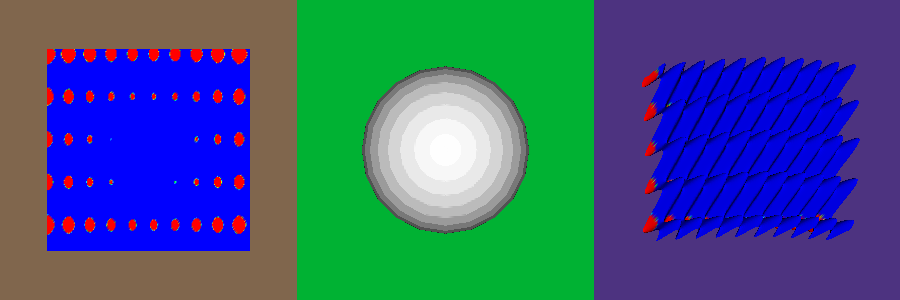

The script that drew this image:
#!/usr/bin/env python
# Demonstrate vtkmWarpScalar with three modes: XY plane, data normal, and custom normal.

import vtkmodules.vtkInteractionStyle  # noqa: F401
import vtkmodules.vtkRenderingOpenGL2  # noqa: F401

from vtkmodules.vtkAcceleratorsVTKmFilters import vtkmWarpScalar
from vtkmodules.vtkCommonCore import vtkFloatArray
from vtkmodules.vtkCommonDataModel import vtkDataObject
from vtkmodules.vtkFiltersSources import vtkSphereSource
from vtkmodules.vtkImagingCore import vtkRTAnalyticSource
from vtkmodules.vtkRenderingCore import (
    vtkActor,
    vtkDataSetMapper,
    vtkRenderWindow,
    vtkRenderWindowInteractor,
    vtkRenderer,
)

# Colors (normalized RGB).
brown_rgb = (0.5, 0.4, 0.3)
green_rgb = (0.0, 0.7, 0.2)
purple_rgb = (0.3, 0.2, 0.5)

# --- Viewport 0: XY plane warp ---
xy_source = vtkRTAnalyticSource()
xy_source.SetWholeExtent(-100, 100, -100, 100, 1, 1)
xy_source.SetCenter(0, 0, 0)
xy_source.SetMaximum(255)
xy_source.SetStandardDeviation(0.5)
xy_source.SetXFreq(60)
xy_source.SetYFreq(30)
xy_source.SetZFreq(40)
xy_source.SetXMag(10)
xy_source.SetYMag(18)
xy_source.SetZMag(5)
xy_source.SetSubsampleRate(1)

xy_warp_scalar = vtkmWarpScalar()
xy_warp_scalar.SetScaleFactor(2)
xy_warp_scalar.XYPlaneOn()
xy_warp_scalar.SetNormal(1, 0, 0)  # should be ignored
xy_warp_scalar.SetInputConnection(xy_source.GetOutputPort())

xy_mapper = vtkDataSetMapper()
xy_mapper.SetInputConnection(xy_warp_scalar.GetOutputPort())

xy_actor = vtkActor()
xy_actor.SetMapper(xy_mapper)

renderer_0 = vtkRenderer()
renderer_0.SetViewport(0.0, 0.0, 0.33, 1.0)
renderer_0.SetBackground(brown_rgb)
renderer_0.AddActor(xy_actor)

# --- Viewport 1: Data normal warp ---
data_normal_source = vtkSphereSource()
data_normal_source.SetRadius(100)
data_normal_source.SetThetaResolution(20)
data_normal_source.SetPhiResolution(20)
data_normal_source.Update()
data_normal_output = data_normal_source.GetOutput()

# Create scalar array.
scalar_array = vtkFloatArray()
scalar_array.SetName("scalarfactor")
scalar_array.SetNumberOfValues(data_normal_output.GetNumberOfPoints())
for i in range(data_normal_output.GetNumberOfPoints()):
    scalar_array.SetValue(i, 2)
data_normal_output.GetPointData().AddArray(scalar_array)

data_normal_warp_scalar = vtkmWarpScalar()
data_normal_warp_scalar.SetScaleFactor(2)
data_normal_warp_scalar.SetInputData(data_normal_source.GetOutput())
data_normal_warp_scalar.SetInputArrayToProcess(
    0, 0, 0, vtkDataObject.FIELD_ASSOCIATION_POINTS, "scalarfactor"
)

data_normal_mapper = vtkDataSetMapper()
data_normal_mapper.SetInputConnection(data_normal_warp_scalar.GetOutputPort())

data_normal_actor = vtkActor()
data_normal_actor.SetMapper(data_normal_mapper)

renderer_1 = vtkRenderer()
renderer_1.SetViewport(0.33, 0.0, 0.66, 1.0)
renderer_1.SetBackground(green_rgb)
renderer_1.AddActor(data_normal_actor)

# --- Viewport 2: Custom normal warp ---
custom_normal_source = vtkRTAnalyticSource()
custom_normal_source.SetWholeExtent(-100, 100, -100, 100, 1, 1)
custom_normal_source.SetCenter(0, 0, 0)
custom_normal_source.SetMaximum(255)
custom_normal_source.SetStandardDeviation(0.5)
custom_normal_source.SetXFreq(60)
custom_normal_source.SetYFreq(30)
custom_normal_source.SetZFreq(40)
custom_normal_source.SetXMag(10)
custom_normal_source.SetYMag(18)
custom_normal_source.SetZMag(5)
custom_normal_source.SetSubsampleRate(1)

custom_normal_warp_scalar = vtkmWarpScalar()
custom_normal_warp_scalar.SetScaleFactor(2)
custom_normal_warp_scalar.SetNormal(0.333, 0.333, 0.333)
custom_normal_warp_scalar.SetInputConnection(custom_normal_source.GetOutputPort())

custom_normal_mapper = vtkDataSetMapper()
custom_normal_mapper.SetInputConnection(custom_normal_warp_scalar.GetOutputPort())

custom_normal_actor = vtkActor()
custom_normal_actor.SetMapper(custom_normal_mapper)

renderer_2 = vtkRenderer()
renderer_2.SetViewport(0.66, 0.0, 1.0, 1.0)
renderer_2.SetBackground(purple_rgb)
renderer_2.AddActor(custom_normal_actor)

# Window
render_window = vtkRenderWindow()
render_window.SetSize(900, 300)
render_window.SetWindowName("vtkm warp scalar")
render_window.AddRenderer(renderer_0)
render_window.AddRenderer(renderer_1)
render_window.AddRenderer(renderer_2)

# Scene
renderer_0.ResetCamera()
renderer_1.ResetCamera()
renderer_2.ResetCamera()

# Interactor
interactor = vtkRenderWindowInteractor()
interactor.SetRenderWindow(render_window)

interactor.Initialize()
interactor.Start()
